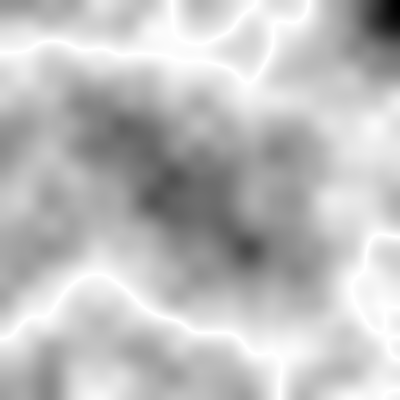
Frame 1 (no input)
Frame 60 (no input): identical to frame 1, image omitted
Frame 120 (the mouse pressed at the canvas centre since frame 60): identical to frame 1, image omitted

The p5.js sketch that drew this single still picture (run headless with seeded random() and noise() and a simulated clock; from frame 60 on, the mouse is pressed at the canvas centre):

// p5.js sketch
// ── sketch.js
let frequency = 0.005;

let frequencySlider;

function setup() {
  createCanvas(400, 400);
  background(255);
  
  frequencySlider = createSlider(0, 0.1, 0.005, 0.0001);
  
  generateNoiseTexture();
}

function draw() {
  
  if (frequencySlider.value() != frequency) {
    
    frequency = frequencySlider.value();
    background(255);
    generateNoiseTexture();
    
  }
    
}

function generateNoiseTexture() {
  
  let min = 1;
  let max = 0;
  let noiseArray = [];
  
  // generate the array of heights, saving the min and the max
  for(let x = 0; x < width; x ++) {
    noiseArray.push([]);
    for(let y = 0; y < height; y ++) {
      let height = generateHeight(x, y);
      
      noiseArray[x].push(height);
      
      if (height < min) {
        min = height;
      } else if (height > max) {
        max = height;
      }
      
    }
  }
  
  // normalize the array of heights 
  for(let x = 0; x < width; x ++) {
    for(let y = 0; y < height; y ++) {
      
      noiseArray[x][y] = map(noiseArray[x][y], min, max, 0, 1);
      
    }
  }
  
  // render the array of heights
  loadPixels();
  
  let i = 0;
  
  for(let x = 0; x < width; x ++) {
    for(let y = 0; y < height; y ++) {
      let height = noiseArray[x][y];
      
      pixels[i + 0] = height * 255;
      pixels[i + 1] = height * 255;
      pixels[i + 2] = height * 255;
      
      i += 4;
    }
  }
  
  updatePixels();
  
}

function generateHeight(x, y) {
  let height = noise(x * frequency, y * frequency);
  
  height = abs((height - 0.5) * 2);
  
  height = 1 - height;
  
  return height;
}
